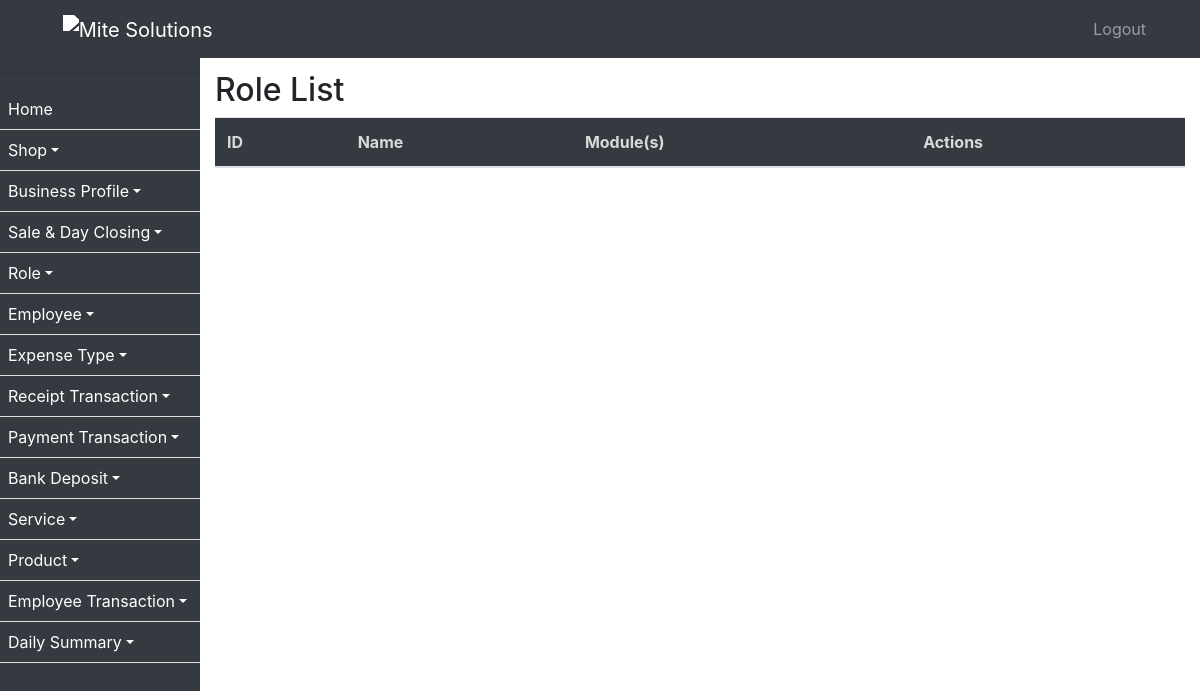
Page /role/ on the earlier database version.
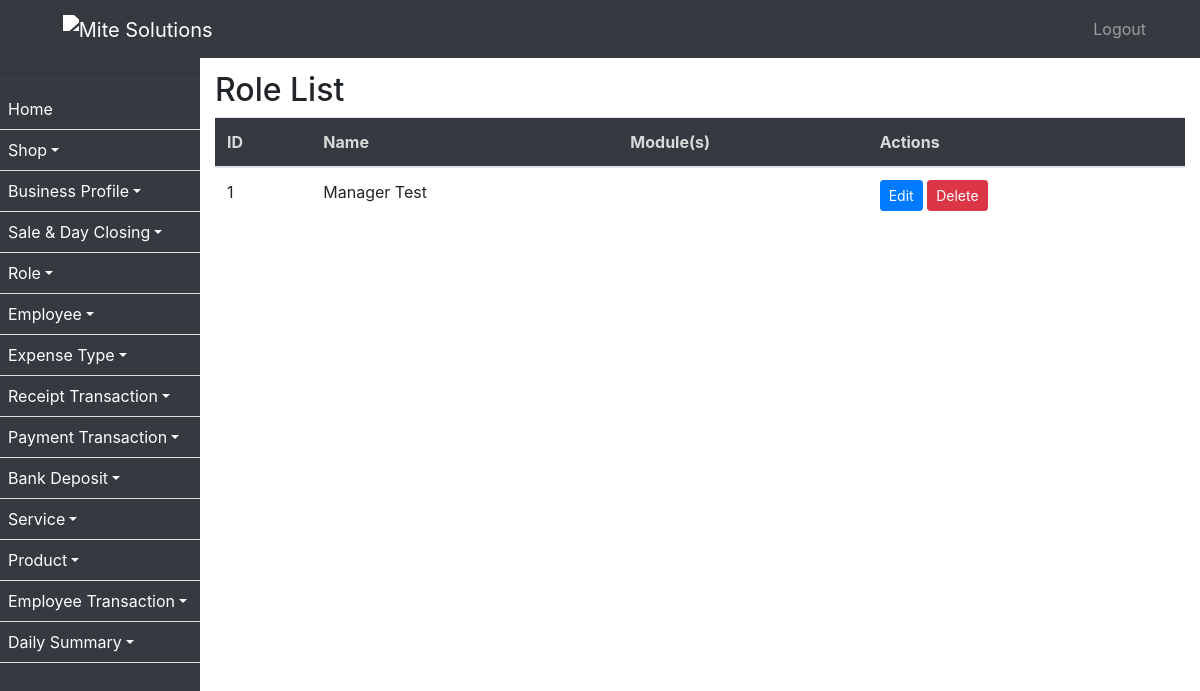
Same page on the later database version.
### ezshopapp/models.py (models this page shows, shortened)
class Role(models.Model):
    name = models.CharField(max_length=255)
    modules = models.ManyToManyField(Module)

### ezshopapp/views.py (the view)
# urls.py: path('role/', RoleListView.as_view(), name='role_list'),
class RoleListView(ListView):
    model = Role
    template_name = 'role_list.html'

### ezshopapp/templates/role_list.html (shortened to what this page needs)
{% extends 'base.html' %}
{% block content %}
  <h2>Role List</h2>
  <div class="table-responsive">
    <table class="table">
      <thead>
        <tr>
          <th>ID</th>
          <th>Name</th>
          <th>Module(s)</th>
          <th>Actions</th>
        </tr>
      </thead>
      <tbody>
        {% for role in object_list %}
          <tr>
            <td>{{ role.id }}</td>
            <td>{{ role.name }}</td>
            <td>
            </td>
            <td>
              <a href="{% url 'update_role' role.pk %}" class="btn btn-primary btn-sm">Edit</a>
              <form method="post" action="{% url 'delete_role' role.pk %}" style="display: inline;">
                <button type="submit" class="btn btn-danger btn-sm" onclick="return confirm('Are you sure you want to delete this role?')">Delete</button>
              </form>
            </td>
          </tr>
        {% endfor %}
      </tbody>
    </table>
  </div>
{% endblock %}

Differences in the rows shown:
added Role: id "1", name "Manager Test"
